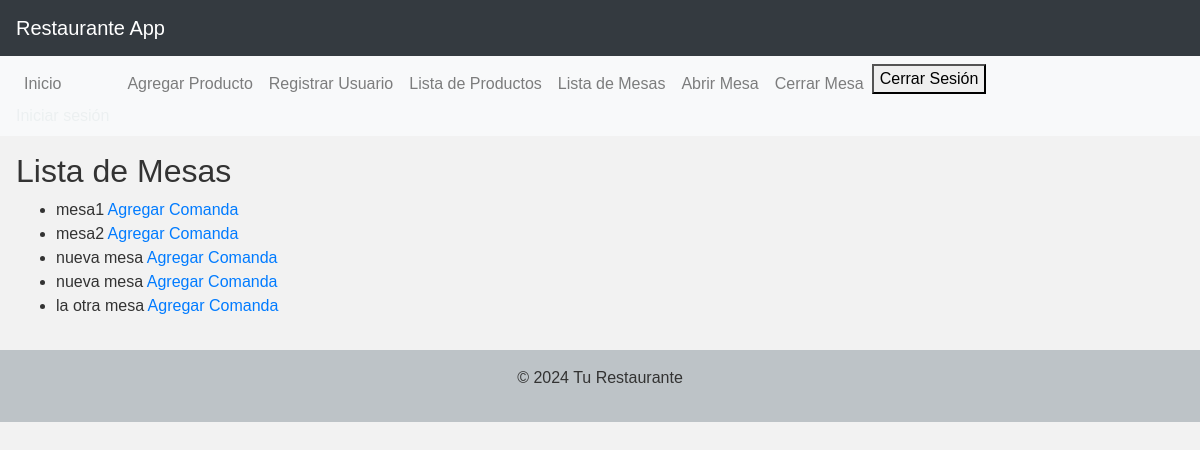
The page /lista_mesas/ (signed in) on the database its author committed.
### restaurante_app/models.py (models this page shows, shortened)
class Mesa(models.Model):
    nombre = models.CharField(max_length=100)
    abierta = models.BooleanField(default=False)
    cliente_nombre = models.CharField(max_length=100, blank=True, null=True)
    cliente_identificacion = models.CharField(max_length=20, blank=True, null=True)
    total_diario = models.DecimalField(max_digits=10, decimal_places=2, default=0)

### restaurante_app/views.py (the view)
# urls.py: path('lista_mesas/', views.lista_mesas, name='lista_mesas'),
def lista_mesas(request):
    mesas = Mesa.objects.all()
    return render(request, 'restaurante_app/lista_mesas.html', {'mesas': mesas})

### restaurante_app/templates/restaurante_app/lista_mesas.html
{% extends 'base.html' %}
{% block content %}
    <h2>Lista de Mesas</h2>
    <ul>
        {% for mesa in mesas %}
            <li>
                {{ mesa.nombre }}
                <a href="{% url 'agregar_comanda' mesa_id=mesa.id %}">Agregar Comanda</a>
            </li>
        {% endfor %}
    </ul>
{% endblock %}

### restaurante_app/static/css/style.css (style rules this page uses)
body { font-family: 'Arial', sans-serif; background-color: #f2f2f2; color: #333; margin: 0; padding: 0; }

### rows shown on the page
Mesa: nombre "mesa1"
Mesa: nombre "mesa2"
Mesa: nombre "nueva mesa"
Mesa: nombre "nueva mesa"
Mesa: nombre "la otra mesa"
